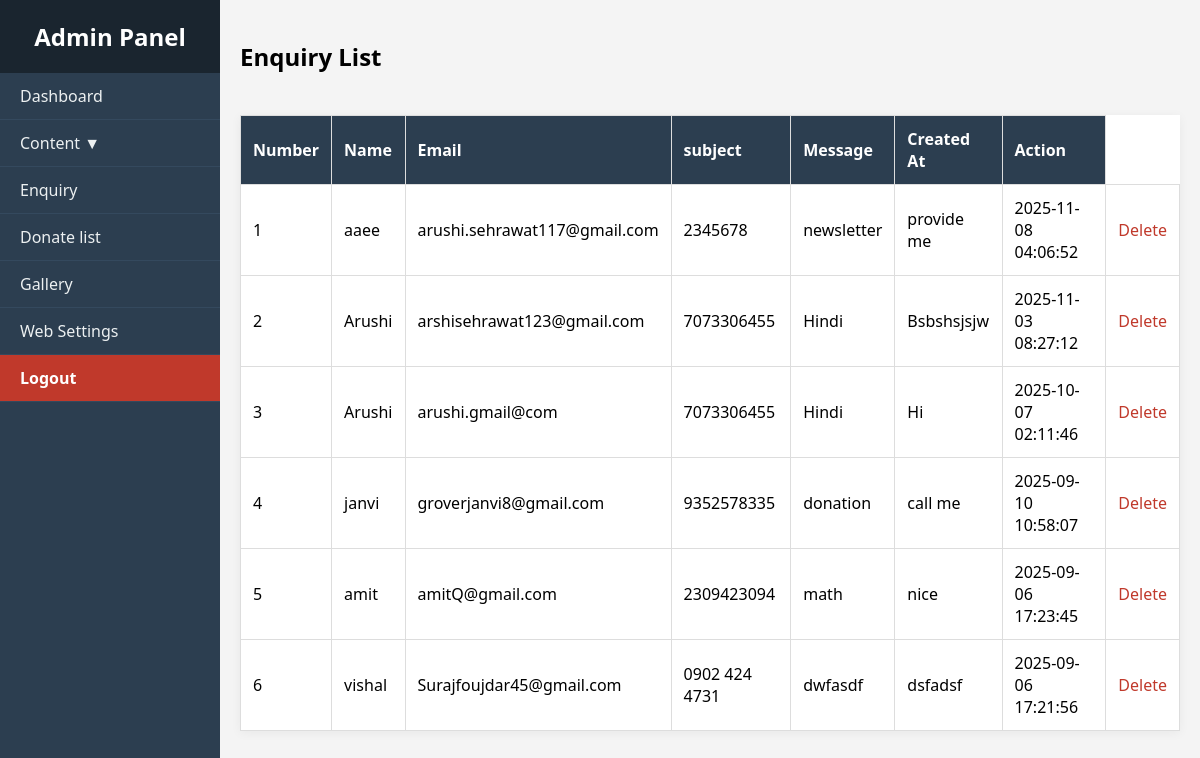
Screenshot of /admin/enquiry-list.php with the database file from the repository.
### tables this page shows
CREATE TABLE `enquiry` (
  `id` int(11) NOT NULL,
  `fname` varchar(100) DEFAULT NULL,
  `lname` varchar(100) DEFAULT NULL,
  `email` varchar(100) DEFAULT NULL,
  `phone` varchar(20) DEFAULT NULL,
  `message` text DEFAULT NULL,
  `created_at` timestamp NOT NULL DEFAULT current_timestamp(),
  `dtype` varchar(255) NOT NULL,
  `name` varchar(255) NOT NULL,
  `subject` varchar(255) NOT NULL
);

### admin/enquiry-list.php (the view, shortened to what this page needs)
<?php
include 'db.php';
?>
<?php include 'header.php'; ?>
<h2>Enquiry List</h2>
<br>
<table class="styled-table">
    <thead>
        <tr>
            <th>Number</th>
            <th>Name</th>
            <th>Email</th>
            <th>subject</th>
            <th>Message</th>
            <th>Created At</th>
            <th>Action</th>
        </tr>
    </thead>
    <tbody>
    <?php
    $result = $conn->query("SELECT * FROM enquiry ORDER BY id DESC");
    $serial = 1;
    while ($row = $result->fetch_assoc()):
    ?>
        <tr>
            <td><?= $serial++ ?></td>
            <td><?= htmlspecialchars($row['name']) ?></td>
            <td><?= htmlspecialchars($row['email']) ?></td>
            <td><?= nl2br(htmlspecialchars($row['phone'])) ?></td>
            <td><?= htmlspecialchars($row['subject']) ?></td>
            <td><?= nl2br(htmlspecialchars($row['message'])) ?></td>
            <td><?= $row['created_at'] ?></td>
            <td>
                <a href="enquiry-list.php?delete=<?= $row['id'] ?>" class="delete-btn" onclick="return confirm('Delete this enquiry?')">Delete</a>
            </td>
        </tr>
    <?php endwhile; ?>
    </tbody>
</table>
</div>
</body>
</html>

### admin/header.php (style rules this page uses)
* { box-sizing: border-box; }
body { margin: 0; font-family: 'Segoe UI', sans-serif; background-color: #f4f4f4; }
.styled-table { width: 100%; border-collapse: collapse; background: white; box-shadow: 0 2px 10px rgba(0, 0, 0, 0.05); }
.styled-table th, .styled-table td { padding: 12px; border: 1px solid #ddd; text-align: left; }
.styled-table td:last-child { text-align: center; }
.styled-table th { background-color: #2c3e50; color: white; }
.delete-btn { color: #c0392b; text-decoration: none; }

### rows the page displays
enquiry: name "aaee", email "arushi.sehrawat117@gmail.com", phone "2345678", subject "newsletter", message "provide me", created_at "2025-11-08 04:06:52"
enquiry: name "Arushi", email "arshisehrawat123@gmail.com", phone "7073306455", subject "Hindi", message "Bsbshsjsjw", created_at "2025-11-03 08:27:12"
enquiry: name "Arushi", email "arushi.gmail@com", phone "7073306455", subject "Hindi", message "Hi", created_at "2025-10-07 02:11:46"
enquiry: name "janvi", email "groverjanvi8@gmail.com", phone "9352578335", subject "donation", message "call me", created_at "2025-09-10 10:58:07"
enquiry: name "amit", email "amitQ@gmail.com", phone "2309423094", subject "math", message "nice", created_at "2025-09-06 17:23:45"
enquiry: name "vishal", email "Surajfoujdar45@gmail.com", phone "0902 424 4731", subject "dwfasdf", message "dsfadsf", created_at "2025-09-06 17:21:56"
